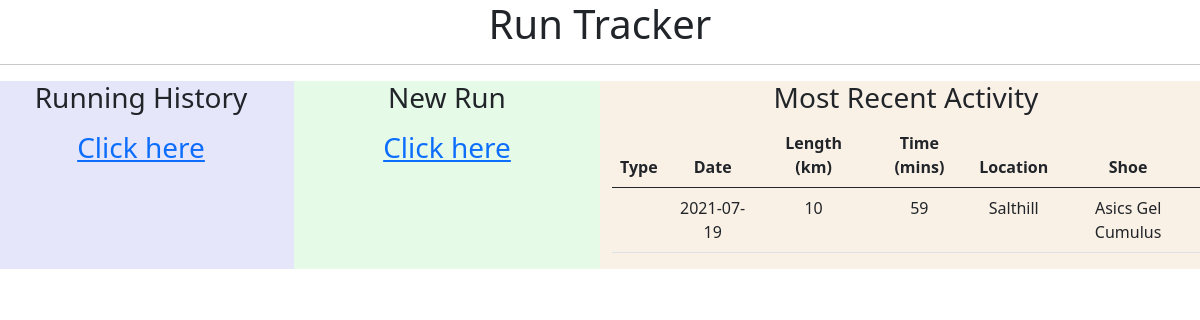
The page / on the database its author committed.
### Model/Run.py (models this page shows, shortened)
class Run(db.Model):
    __tablename__ = 'runs'
    id = db.Column('run_id', db.Integer, primary_key = True)
    length = db.Column(db.String(50))
    location = db.Column(db.Integer, ForeignKey('runlocation.runlocation_id'))
    time = db.Column(db.String(10))
    shoe = db.Column(db.Integer, ForeignKey('shoes.shoe_id'))
    date = db.Column(db.String(10))
    typeofrun = db.Column(db.Integer, ForeignKey('runtype.runtype_id'))
    related_type_of_run = relationship('Runtype', backref='Run',lazy="joined")
    related_location_of_run = relationship('Runlocation', backref='Run',lazy="joined")
    related_shoe_of_run = relationship('Shoe', backref='Run',lazy="joined")

### Model/Runlocation.py (models this page shows, shortened)
class Runlocation(db.Model):
    __tablename__ = 'runlocation'
    id = db.Column('runlocation_id', db.Integer, primary_key = True)
    description = db.Column(db.String(100))

### Model/Shoe.py (models this page shows, shortened)
class Shoe(db.Model):
    __tablename__ = 'shoes'
    id = db.Column('shoe_id', db.Integer, primary_key = True)
    description = db.Column(db.String(100))

### Controllers/RunController.py (the view)
@options_run.route("/")
def run_options():
    runs = Run.query.order_by(desc(Run.date)).limit(1)
    return render_template('run_options.html',recent = runs)

### Templates/run_options.html (shortened to what this page needs)
<!DOCTYPE html>
<html lang = "en">
   <head>
      <link href="https://cdn.jsdelivr.net/npm/bootstrap@5.0.2/dist/css/bootstrap.min.css" rel="stylesheet"></head>
   <body>
      <div class="col-sm-12 text-center" style="background-color:rgb(255, 255, 255);">
         <h1> Run Tracker</h1>
         </div>
      <hr/>
<div class="row">
<div class="col-sm-3 text-center" style="background-color:lavender;">
   <h3> Running History <p></p> <a href = "{{ url_for('data_run.run_data') }}"> Click here
      </a></h3>
   </div>
<div class="col-sm-3 text-center" style="background-color:rgb(230, 250, 232);">
      <h3>New Run <p></p><a href = "{{ url_for('new_run.run_new') }}"> Click here
         </a></h3>
      </div>
<div class="col-sm-6 text-center" style="background-color:rgb(250, 241, 230);">
   <h3>Most Recent Activity</h3>
         <table class="table table-hover">
         <thead>
             <tr>
                 <th>Type</th>
                 <th>Date</th>
                 <th>Length (km)</th>
                 <th>Time (mins)</th>
                 <th>Location </th>
                 <th>Shoe </th>
             </tr>
         </thead>
         <tbody class="text-center">
         {% for row in recent| batch(1) %}
            {% include "run_recent.html" %}
        {% endfor %}
         </tbody>
         </table>
</div>
</div>
</html>

### Templates/run_recent.html
<tr>
    <td>{{ row[0].related_type_of_run.description}}</td>
    <td>{{ row[0].date }}</td>
    <td>{{ row[0].length }}</td>
    <td>{{ row[0].time }}</td>
    <td>{{ row[0].related_location_of_run.description}}</td>
    <td>{{ row[0].related_shoe_of_run.description}}</td>
</tr>

### rows shown on the page
Run: date "2021-07-19", length "10", time "59", description "Salthill", description "Asics Gel Cumulus"
